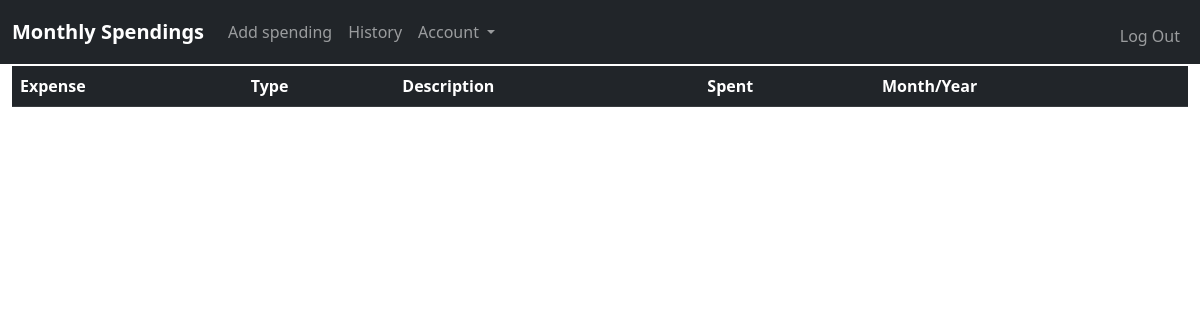
/history (signed in), run on an earlier commit of the app's database.
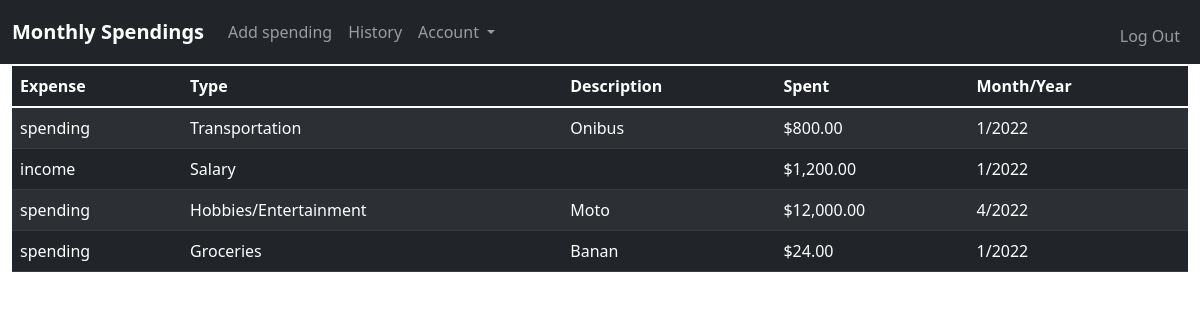
And on a later commit of the database.
### tables this page shows
CREATE TABLE user_history (transaction_id INTEGER PRIMARY KEY AUTOINCREMENT NOT NULL, user_id INTEGER NOT NULL, spending TEXT NOT NULL, type TEXT NOT NULL, description TEXT NOT NULL, amount NUMERIC NOT NULL, date TEXT NOT NULL);

### app.py (the view)
@app.route("/history")
@login_required
def history():
    database = sqlite3.connect("users.db")
    db = database.cursor()
    db.execute("SELECT * FROM user_history WHERE user_id=?", (session["user_id"],))
    history = db.fetchall()
    amount = []
    for items in history:
        amount.append(usd(items[5]))
    database.close()
    return render_template("history.html", history=history, amount=amount)

### helpers.py (called while the page is built)
def login_required(f):
    @wraps(f)
    def decorated_function(*args, **kwargs):
        if session.get("user_id") is None:
            return redirect("/login")
        return f(*args, **kwargs)
    return decorated_function

def usd(value):
    return f"${value:,.2f}"

### templates/history.html (shortened to what this page needs)
{% extends "layout.html" %}
{% block head %}<link rel="stylesheet" href="../static/style.css">{% endblock %}
{% block main %}
<div class="container-fluid">
    <table class="table table-dark table-striped history">
        <thead>
            <tr class="table-dark">
                <th class="table-dark">Expense</th>
                <th class="table-dark">Type</th>
                <th class="table-dark">Description</th>
                <th class="table-dark">Spent</th>
                <th class="table-dark">Month/Year</th>
            </tr>
        </thead>
        <tbody>
            {% for expenses in history %}
            <tr class="table-dark">
                <td class="table-dark">{{ expenses[2] }}</td>
                <td class="table-dark">{{ expenses[3] }}</td>
                <td class="table-dark">{{ expenses[4] }}</td>
                <td class="table-dark">{{ amount[loop.index0] }}</td>
                <td class="table-dark">{{ expenses[6] }}</td>
            </tr>
            {% endfor %}
        </tbody>
    </table>
</div>
{% endblock %}

What changed in the data, as far as the page shows it:
added user_history: spending "spending", type "Transportation", description "Onibus", amount "$800.00", date "1/2022"
added user_history: spending "income", type "Salary", amount "$1,200.00", date "1/2022"
added user_history: spending "spending", type "Hobbies/Entertainment", description "Moto", amount "$12,000.00", date "4/2022"
added user_history: spending "spending", type "Groceries", description "Banan", amount "$24.00", date "1/2022"
